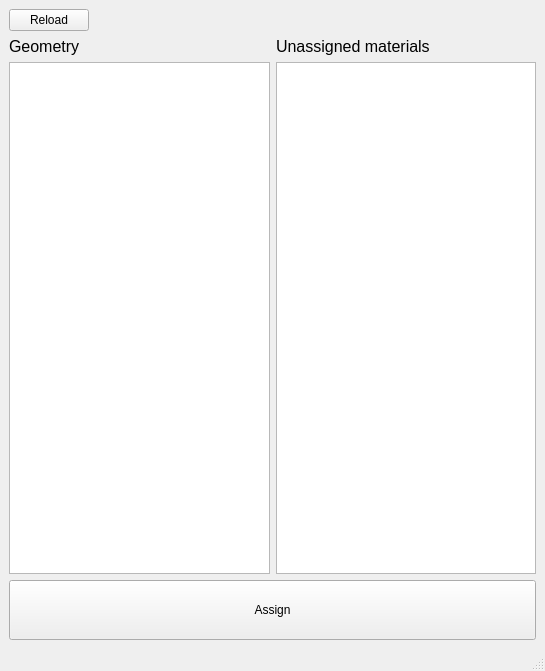
<?xml version="1.0" encoding="UTF-8"?>
<ui version="4.0">
 <class>window_mats_Isolator</class>
 <widget class="QMainWindow" name="window_mats_Isolator">
  <property name="geometry">
   <rect>
    <x>0</x>
    <y>0</y>
    <width>545</width>
    <height>671</height>
   </rect>
  </property>
  <property name="windowTitle">
   <string>Materials Isolator</string>
  </property>
  <widget class="QWidget" name="lyt_grid_main">
   <layout class="QGridLayout" name="gridLayout_2">
    <item row="4" column="0">
     <widget class="QPushButton" name="btn_assign">
      <property name="minimumSize">
       <size>
        <width>0</width>
        <height>60</height>
       </size>
      </property>
      <property name="text">
       <string>Assign</string>
      </property>
     </widget>
    </item>
    <item row="3" column="0">
     <layout class="QHBoxLayout" name="lyt_horizontal_lists">
      <item>
       <widget class="QListWidget" name="list_geo"/>
      </item>
      <item>
       <widget class="QListWidget" name="list_mats"/>
      </item>
     </layout>
    </item>
    <item row="2" column="0">
     <layout class="QHBoxLayout" name="lyt_horizontal_labels">
      <item>
       <widget class="QLabel" name="lbl_geo">
        <property name="font">
         <font>
          <pointsize>12</pointsize>
          <weight>50</weight>
          <bold>false</bold>
         </font>
        </property>
        <property name="text">
         <string>Geometry</string>
        </property>
       </widget>
      </item>
      <item>
       <widget class="QLabel" name="lbl_mats">
        <property name="font">
         <font>
          <pointsize>12</pointsize>
          <weight>50</weight>
          <bold>false</bold>
         </font>
        </property>
        <property name="text">
         <string>Unassigned materials</string>
        </property>
       </widget>
      </item>
     </layout>
    </item>
    <item row="0" column="0">
     <layout class="QHBoxLayout" name="horizontalLayout">
      <item>
       <widget class="QPushButton" name="pushButton">
        <property name="text">
         <string>Reload</string>
        </property>
       </widget>
      </item>
      <item>
       <spacer name="horizontalSpacer">
        <property name="orientation">
         <enum>Qt::Horizontal</enum>
        </property>
        <property name="sizeHint" stdset="0">
         <size>
          <width>40</width>
          <height>20</height>
         </size>
        </property>
       </spacer>
      </item>
     </layout>
    </item>
   </layout>
  </widget>
  <widget class="QMenuBar" name="menubar">
   <property name="geometry">
    <rect>
     <x>0</x>
     <y>0</y>
     <width>545</width>
     <height>21</height>
    </rect>
   </property>
  </widget>
  <widget class="QStatusBar" name="statusbar"/>
 </widget>
 <resources/>
 <connections/>
</ui>
